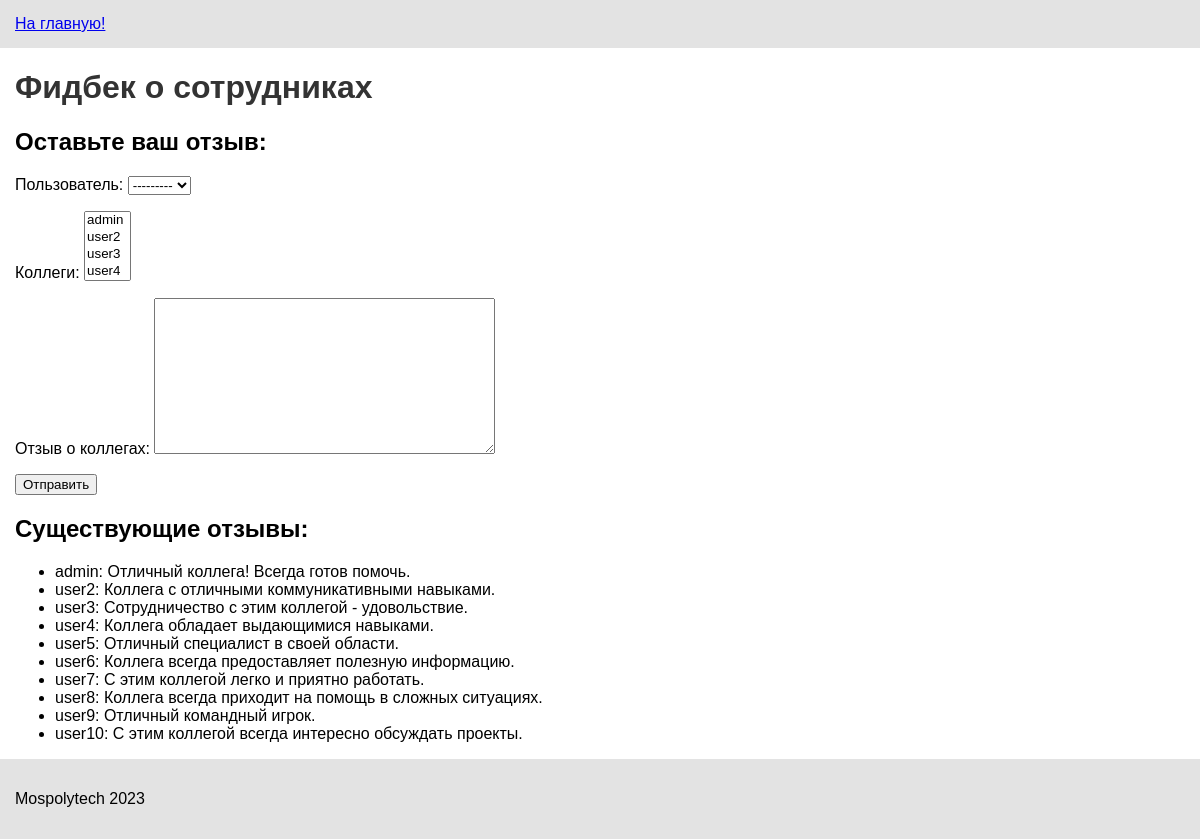
Page /onlinerating/feedback/colleague/ on the committed database.
### onlinerating/models.py (models this page shows, shortened)
class ColleagueFeedback(models.Model):
    user = models.ForeignKey(User, on_delete=models.CASCADE, verbose_name="Пользователь")
    colleagues = models.ManyToManyField(User, related_name='colleague_feedback', verbose_name="Коллеги")
    feedback = models.TextField(verbose_name="Отзыв о коллегах")
    history = HistoricalRecords()
    class Meta:
        verbose_name = "Отзыв о коллегах"
        verbose_name_plural = "Отзывы о коллегах"

### onlinerating/views.py (the view)
# urls.py: path('feedback/colleague/', views.colleague_feedback_view, name='colleague_feedback'),
def colleague_feedback_view(request):
    if request.method == 'POST':
        form = ColleagueFeedbackForm(request.POST)
        if form.is_valid():
            form.save()
            return redirect('onlinerating:colleague_feedback')
    else:
        form = ColleagueFeedbackForm()
    feedbacks = ColleagueFeedback.objects.all()
    return render(request, 'onlinerating/colleague_feedback.html', {'form': form, 'feedbacks': feedbacks})

### onlinerating/forms.py
class ColleagueFeedbackForm(forms.ModelForm):
    class Meta:
        model = ColleagueFeedback
        fields = ['user', 'colleagues', 'feedback']

### onlinerating/templates/onlinerating/colleague_feedback.html (shortened to what this page needs)
{% extends 'onlinerating/base.html' %}
{% load static %}
{% block content %}
    <h1>Фидбек о сотрудниках</h1>
    <h2>Оставьте ваш отзыв:</h2>
    <form method="post">
        {{ form.as_p }}
        <button type="submit">Отправить</button>
    </form>
    <h2>Существующие отзывы:</h2>
    <ul>
        {% for feedback in feedbacks %}
            <li>{{ feedback.user.username }}: {{ feedback.feedback }}</li>
        {% endfor %}
    </ul>
{% endblock %}

### onlinerating/static/onlinerating/style.css (style rules this page uses)
html { height: 100%; padding: 0; margin: 0; }
body { font-family: Arial, sans-serif; display: flex; flex-direction: column; height: 100%; padding: 0; margin: 0; }
h1 { color: #333; }

### rows in the picture
ColleagueFeedback: user.username "admin", feedback "Отличный коллега! Всегда готов помочь."
ColleagueFeedback: user.username "user2", feedback "Коллега с отличными коммуникативными навыками."
ColleagueFeedback: user.username "user3", feedback "Сотрудничество с этим коллегой - удовольствие."
ColleagueFeedback: user.username "user4", feedback "Коллега обладает выдающимися навыками."
ColleagueFeedback: user.username "user5", feedback "Отличный специалист в своей области."
ColleagueFeedback: user.username "user6", feedback "Коллега всегда предоставляет полезную информацию."
ColleagueFeedback: user.username "user7", feedback "С этим коллегой легко и приятно работать."
ColleagueFeedback: user.username "user8", feedback "Коллега всегда приходит на помощь в сложных ситуациях."
ColleagueFeedback: user.username "user9", feedback "Отличный командный игрок."
ColleagueFeedback: user.username "user10", feedback "С этим коллегой всегда интересно обсуждать проекты."
